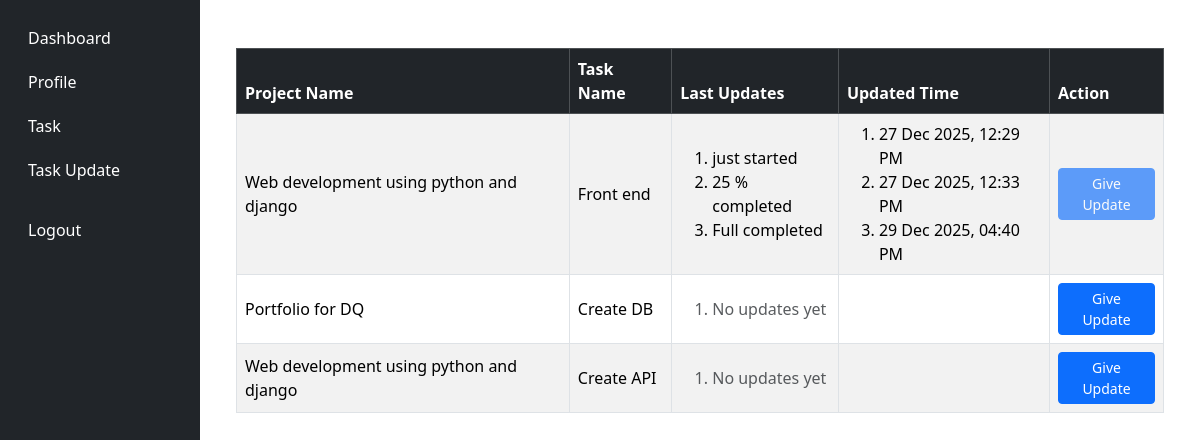
Screenshot of /task_update/ (signed in) with the database file from the repository.
### company/models.py (models this page shows, shortened)
class Task(models.Model):
    STATUS_CHOICE=[
        ('pending','Pending'),
        ('in_progress','In Progress'),
        ('completed','Completed')
    ]
    PRIORITY_CHOICES=[
        ('low','Low'),
        ('medium','Medium'),
        ('high','High')
    ]
    project=models.ForeignKey(Project,on_delete=models.CASCADE)
    title=models.CharField(max_length=100)
    assigned_to=models.ForeignKey(User,on_delete=models.CASCADE,blank=True,null=True)
    status=models.CharField(max_length=50,choices=STATUS_CHOICE,default='pending')
    priority=models.CharField(max_length=50,choices=PRIORITY_CHOICES,default='medium')
    due_date=models.DateField()
    created_at=models.DateTimeField(auto_now_add=True)

class Project(models.Model):
    name=models.CharField(max_length=100)
    description=models.TextField()
    startdate=models.DateField()
    enddate=models.DateField()

class TaskUpdate(models.Model):
    employee=models.ForeignKey(User,on_delete=models.CASCADE)
    task=models.ForeignKey(Task,on_delete=models.CASCADE,related_name='updates')
    comment=models.TextField()
    created_at=models.DateTimeField(auto_now_add=True)

### company/views.py (the view)
# urls.py: path('task_update/',views.emp_task_update_page,name='task_update'),
def emp_task_update_page(request):
    task=Task.objects.filter(assigned_to=request.user).select_related('project')
    if not task:
        messages.error(request,'No More task in Progress')
    return render(request,'employee_task_update.html',{'task':task})

### company/templates/employee_task_update.html (shortened to what this page needs)
{% extends "base.html" %}
{% block content %}
<div class="container mt-4">
    <table class="table table-bordered table-striped align-middle">
        <thead class="table-dark">
            <tr>
                <th>Project Name</th>
                <th>Task Name</th>
                <th>Last Updates</th>
                <th>Updated Time</th>
                <th>Action</th>
            </tr>
        </thead>
        <tbody>
        {% for t in task %}
            <tr>
                <td>{{ t.project.name }}</td>
                <td>{{ t.title }}</td>
                <td>
                    <ol class="mb-0">
                        {% for u in t.updates.all %}
                            <li>{{ u.comment }}</li>
                        {% empty %}
                            <li class="text-muted">No updates yet</li>
                        {% endfor %}
                    </ol>
                </td>
                <td>
                    <ol class="mb-0">
                        {% for u in t.updates.all %}
                            <li>{{ u.created_at|date:"d M Y, h:i A" }}</li>
                        {% endfor %}
                    </ol>
                </td>
                <td>
                    {% if t.status != 'completed' %}
                    <button class="btn btn-sm btn-primary"
                            data-bs-toggle="modal"
                            data-bs-target="#updateModal{{ t.id }}">
                        Give Update
                    </button>
                    {% else %}
                    <button class="btn btn-sm btn-primary disabled"
                            data-bs-toggle="modal"
                            data-bs-target="#updateModal{{ t.id }}">
                        Give Update
                    </button>
                    {% endif %}
                </td>
            </tr>
    {% endfor %}
        </tbody>
    </table>
</div>
{% endblock content %}

### rows the page displays
Task: project.name "Web development using python and django", title "Front end"
TaskUpdate: comment "just started", created_at "27 Dec 2025, 12:29 PM"
TaskUpdate: comment "25 % completed", created_at "27 Dec 2025, 12:33 PM"
TaskUpdate: comment "Full completed", created_at "29 Dec 2025, 04:40 PM"
Task: project.name "Portfolio for DQ", title "Create DB"
Task: project.name "Web development using python and django", title "Create API"
